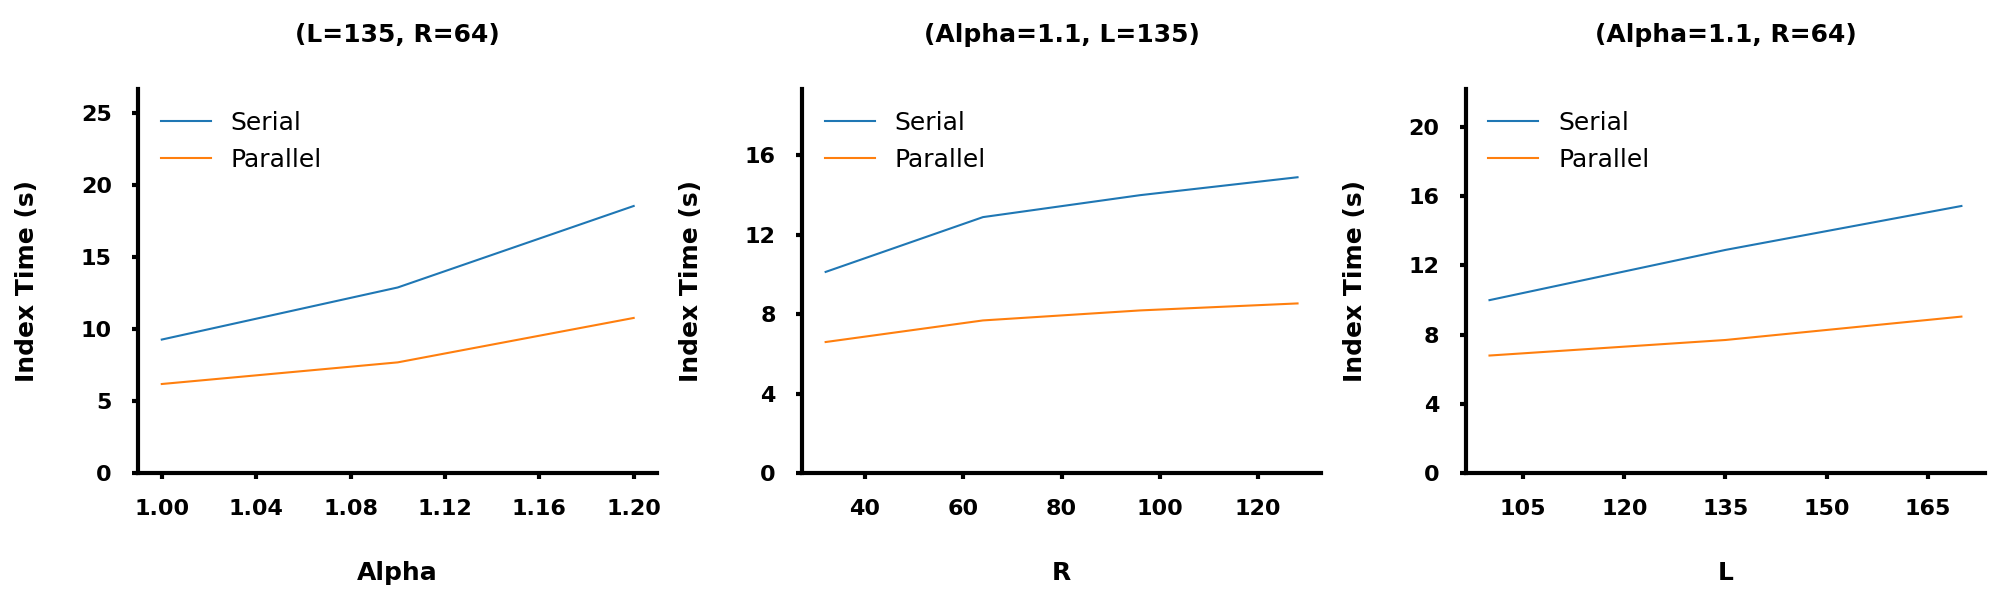

This chart was generated by the following Python code:
import pandas as pd
import matplotlib.pyplot as plt

# Configure plot function
def configure_plot(ax, title, xlabel, ylabel, fontsize, spine="left", lw=None):
    d = {'size': fontsize, 'weight': 'bold'}
    pad = 30
    if lw is None:
        lw = 3

    if spine:
        ax.spines[spine].set_linewidth(lw)
        ax.spines['bottom'].set_linewidth(lw)

    ax.set_title(title, fontdict=d, y=1.1)
    ax.set_xlabel(xlabel, fontdict=d, labelpad=pad)
    ax.set_ylabel(ylabel, fontdict=d, labelpad=pad)
    plt.setp(ax.get_yticklabels(), fontsize=fontsize - 2, fontweight="bold")
    plt.setp(ax.get_xticklabels(), fontsize=fontsize - 2, fontweight="bold")
    ax.yaxis.set_major_locator(plt.MaxNLocator(6))
    ax.xaxis.set_major_locator(plt.MaxNLocator(6))
    ax.tick_params(which='major', axis='x', direction='out', length=4, width=lw, pad=15)
    ax.tick_params(which='major', axis='y', direction='out', length=4, width=lw, pad=15)
    if spine:
        ax.spines['top'].set_visible(False)
        ax.spines["right" if spine == "left" else "left"].set_visible(False)

# Read the first 36 lines of the files
data_unoptimized = pd.read_csv('../../logs/serial/mean_serial.txt', sep='\t', header=None, nrows=36, skiprows=72)
data_optimized = pd.read_csv('../../logs/parallel/mean_parallel.txt', sep='\t', header=None, nrows=36, skiprows=72)

# Define column names for easier access
data_unoptimized.columns = ['alpha', 'L', 'R', 'index_time', 'memory', 'qps_f', 'qps_u', 'algorithm', 'size', 'recall_f', 'recall_u']
data_optimized.columns = ['alpha', 'L', 'R', 'index_time', 'memory', 'qps_f', 'qps_u', 'algorithm', 'size', 'recall_f', 'recall_u']

# Create a figure with three subplots in a row
fig, (ax1, ax2, ax3) = plt.subplots(1, 3, figsize=(20, 6))

# Plot 1: Fixed L = 135, R = 64
subset_unoptimized = data_unoptimized[(data_unoptimized['L'] == 135) & (data_unoptimized['R'] == 64)]
subset_optimized = data_optimized[(data_optimized['L'] == 135) & (data_optimized['R'] == 64)]
ax1.plot(subset_unoptimized['alpha'], subset_unoptimized['index_time'], label='Serial')
ax1.plot(subset_optimized['alpha'], subset_optimized['index_time'], label='Parallel')
configure_plot(ax1, '(L=135, R=64)', 'Alpha', 'Index Time (s)', fontsize=18)
ax1.legend(fontsize=18, frameon=False, loc='upper left')
ax1.set_ylim(0, max(subset_unoptimized['index_time'].max() * 1.2, subset_optimized['index_time'].max()) * 1.2)

# Plot 2: Fixed alpha = 1.1, L = 135
subset_unoptimized = data_unoptimized[(data_unoptimized['alpha'] == 1.1) & (data_unoptimized['L'] == 135)]
subset_optimized = data_optimized[(data_optimized['alpha'] == 1.1) & (data_optimized['L'] == 135)]
ax2.plot(subset_unoptimized['R'], subset_unoptimized['index_time'], label='Serial')
ax2.plot(subset_optimized['R'], subset_optimized['index_time'], label='Parallel')
configure_plot(ax2, '(Alpha=1.1, L=135)', 'R', 'Index Time (s)', fontsize=18)
ax2.legend(fontsize=18, frameon=False, loc='upper left')
ax2.set_ylim(0, max(subset_unoptimized['index_time'].max() * 1.3, subset_optimized['index_time'].max()))

# Plot 3: Fixed alpha = 1.1, R = 64
subset_unoptimized = data_unoptimized[(data_unoptimized['alpha'] == 1.1) & (data_unoptimized['R'] == 64)]
subset_optimized = data_optimized[(data_optimized['alpha'] == 1.1) & (data_optimized['R'] == 64)]
ax3.plot(subset_unoptimized['L'], subset_unoptimized['index_time'], label='Serial')
ax3.plot(subset_optimized['L'], subset_optimized['index_time'], label='Parallel')
configure_plot(ax3, '(Alpha=1.1, R=64)', 'L', 'Index Time (s)', fontsize=18)
ax3.legend(fontsize=18, frameon=False, loc='upper left')
ax3.set_ylim(0, max(subset_unoptimized['index_time'].max() * 1.2, subset_optimized['index_time'].max()) * 1.2)

plt.tight_layout()
plt.savefig('parallel_stitch.png')